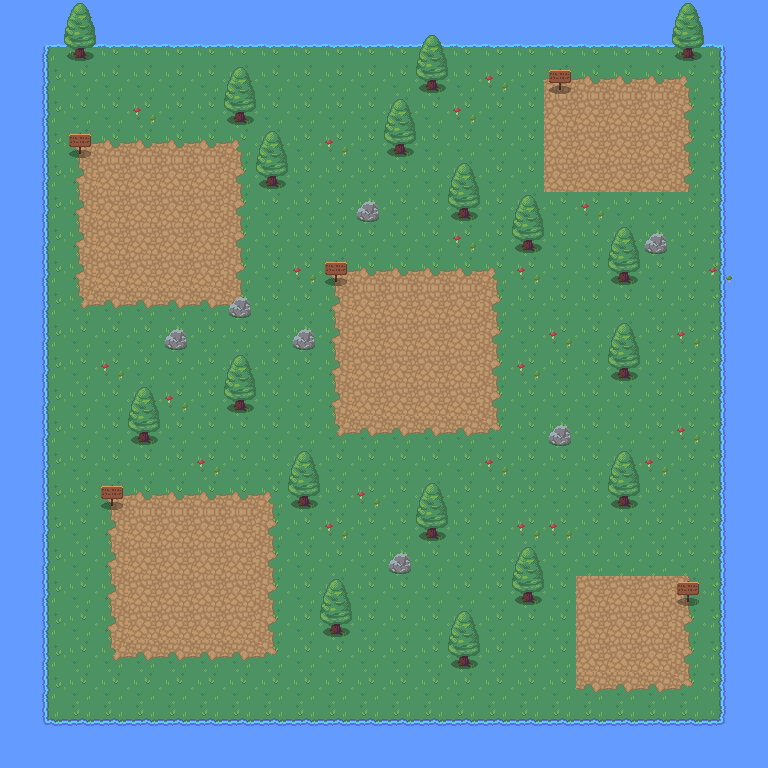

Tiled map render using the project's own tile images. Description and the whole map definition, tile-layer contents included, below:
An orthogonal 24x24 tile map with 32x32 px tiles, 3 tile layers (Tile Layer 1, Tile Layer 2, Tile Layer 3).

<map version="1.10" tiledversion="1.11.2" orientation="orthogonal" renderorder="right-down" width="24" height="24" tilewidth="32" tileheight="32" infinite="0" nextlayerid="4" nextobjectid="1">
 <tileset firstgid="1" source="Neture RPG Tileset.tsx" />
 <layer id="1" name="Tile Layer 1" width="24" height="24">
  <data encoding="csv">
41,41,41,41,41,41,41,41,41,41,41,41,41,41,41,41,41,41,41,41,41,41,41,41,
41,41,41,41,41,41,41,41,41,41,41,41,41,41,41,41,41,41,41,41,41,41,41,41,
41,41,41,41,41,41,41,41,41,41,41,41,41,41,41,41,41,41,41,41,41,41,41,41,
41,41,41,41,41,41,41,41,41,41,41,41,41,41,41,41,41,41,41,41,41,41,41,41,
41,41,41,41,41,41,41,41,41,41,41,41,41,41,41,41,41,41,41,41,41,41,41,41,
41,41,41,41,41,41,41,41,41,41,41,41,41,41,41,41,41,41,41,41,41,41,41,41,
41,41,41,41,41,41,41,41,41,41,41,41,41,41,41,41,41,41,41,41,41,41,41,41,
41,41,41,41,41,41,41,41,41,41,41,41,41,41,41,41,41,41,41,41,41,41,41,41,
41,41,41,41,41,41,41,41,41,41,41,41,41,41,41,41,41,41,41,41,41,41,41,41,
41,41,41,41,41,41,41,41,41,41,41,41,41,41,41,41,41,41,41,41,41,41,41,41,
41,41,41,41,41,41,41,41,41,41,41,41,41,41,41,41,41,41,41,41,41,41,41,41,
41,41,41,41,41,41,41,41,41,41,41,41,41,41,41,41,41,41,41,41,41,41,41,41,
41,41,41,41,41,41,41,41,41,41,41,41,41,41,41,41,41,41,41,41,41,41,41,41,
41,41,41,41,41,41,41,41,41,41,41,41,41,41,41,41,41,41,41,41,41,41,41,41,
41,41,41,41,41,41,41,41,41,41,41,41,41,41,41,41,41,41,41,41,41,41,41,41,
41,41,41,41,41,41,41,41,41,41,41,41,41,41,41,41,41,41,41,41,41,41,41,41,
41,41,41,41,41,41,41,41,41,41,41,41,41,41,41,41,41,41,41,41,41,41,41,41,
41,41,41,41,41,41,41,41,41,41,41,41,41,41,41,41,41,41,41,41,41,41,41,41,
41,41,41,41,41,41,41,41,41,41,41,41,41,41,41,41,41,41,41,41,41,41,41,41,
41,41,41,41,41,41,41,41,41,41,41,41,41,41,41,41,41,41,41,41,41,41,41,41,
41,41,41,41,41,41,41,41,41,41,41,41,41,41,41,41,41,41,41,41,41,41,41,41,
41,41,41,41,41,41,41,41,41,41,41,41,41,41,41,41,41,41,41,41,41,41,41,41,
41,41,41,41,41,41,41,41,41,41,41,41,41,41,41,41,41,41,41,41,41,41,41,41,
41,41,41,41,41,41,41,41,41,41,41,41,41,41,41,41,41,41,41,41,41,41,41,41
</data>
 </layer>
 <layer id="2" name="Tile Layer 2" width="24" height="24">
  <data encoding="csv">
42,42,42,42,42,42,42,42,42,42,42,42,42,42,42,42,42,42,42,42,42,42,42,42,
42,66,67,67,67,67,67,67,67,67,67,67,67,67,67,67,67,67,67,67,67,67,68,42,
42,86,0,0,0,0,0,0,0,0,0,0,0,0,0,0,0,127,127,127,127,128,88,42,
42,86,0,0,0,0,0,0,0,0,0,0,0,0,0,0,0,147,147,147,147,148,88,42,
42,86,126,127,127,127,127,128,0,0,0,0,0,0,0,0,0,147,147,147,147,148,88,42,
42,86,146,147,147,147,147,148,0,0,0,0,0,0,0,0,0,147,147,147,147,148,88,42,
42,86,146,147,147,147,147,148,0,0,0,0,0,0,0,0,0,0,0,0,0,0,88,42,
42,86,146,147,147,147,147,148,0,0,30,30,30,30,30,30,30,0,0,0,0,0,88,42,
42,86,146,147,147,147,147,148,0,0,126,127,127,127,127,128,0,0,0,0,0,0,88,42,
42,86,166,167,167,167,167,168,0,0,146,147,147,147,147,148,0,0,0,0,0,0,88,42,
42,86,0,0,0,0,0,0,0,0,146,147,147,147,147,148,0,0,0,0,0,0,88,42,
42,86,0,0,0,0,0,0,0,0,146,147,147,147,147,148,0,0,0,0,0,0,88,42,
42,86,0,0,0,0,0,0,0,0,146,147,147,147,147,148,0,0,0,0,0,0,88,42,
42,86,0,0,0,0,0,0,0,0,166,167,167,167,167,168,0,0,0,0,0,0,88,42,
42,86,0,0,0,0,0,0,0,0,30,30,30,30,30,30,30,0,0,0,0,0,88,42,
42,86,0,126,127,127,127,127,128,0,0,0,0,0,0,0,0,0,0,0,0,0,88,42,
42,86,0,146,147,147,147,147,148,0,0,0,0,0,0,0,0,0,0,0,0,0,88,42,
42,86,0,146,147,147,147,147,148,0,0,0,0,0,0,0,0,0,0,0,0,0,88,42,
42,86,0,146,147,147,147,147,148,0,0,0,0,0,0,0,0,0,147,147,147,148,88,42,
42,86,0,146,147,147,147,147,148,0,0,0,0,0,0,0,0,0,147,147,147,148,88,42,
42,86,0,166,167,167,167,167,168,0,0,0,0,0,0,0,0,0,147,147,147,148,88,42,
42,86,0,0,0,0,0,0,0,0,0,0,0,0,0,0,0,0,167,167,167,168,88,42,
42,106,107,107,107,107,107,107,107,107,107,107,107,107,107,107,107,107,107,107,107,107,108,42,
42,42,42,42,42,42,42,42,42,42,42,42,42,42,42,42,42,42,42,42,42,42,42,42
</data>
 </layer>
 <layer id="3" name="Tile Layer 3" width="24" height="24">
  <data encoding="csv">
0,0,1,0,0,0,0,0,0,0,0,0,0,0,0,0,0,0,0,0,0,1,0,0,
0,0,21,0,0,0,0,0,0,0,0,0,0,1,0,0,0,0,0,0,0,21,0,0,
0,0,0,0,0,0,0,1,0,0,0,0,0,21,0,24,0,3,0,0,0,0,0,0,
0,0,0,0,24,0,0,21,0,0,0,0,1,0,24,0,0,0,0,0,0,0,0,0,
0,0,3,0,0,0,0,0,1,0,24,0,21,0,0,0,0,0,0,0,0,0,0,0,
0,0,0,0,0,0,0,0,21,0,0,0,0,0,1,0,0,0,0,0,0,0,0,0,
0,0,0,0,0,0,0,0,0,0,0,23,0,0,21,0,1,0,24,0,0,0,0,0,
0,0,0,0,0,0,0,0,0,0,0,0,0,0,24,0,21,0,0,1,23,0,0,0,
0,0,0,0,0,0,0,0,0,24,3,0,0,0,0,0,24,0,0,21,0,0,24,0,
0,0,0,0,0,0,0,23,0,0,0,0,0,0,0,0,0,0,0,0,0,0,0,0,
0,0,0,0,0,23,0,0,0,23,0,0,0,0,0,0,0,24,0,1,0,24,0,0,
0,0,0,24,0,0,0,1,0,0,0,0,0,0,0,0,24,0,0,21,0,0,0,0,
0,0,0,0,1,24,0,21,0,0,0,0,0,0,0,0,0,0,0,0,0,0,0,0,
0,0,0,0,21,0,0,0,0,0,0,0,0,0,0,0,0,23,0,0,0,24,0,0,
0,0,0,0,0,0,24,0,0,1,0,0,0,0,0,24,0,0,0,1,24,0,0,0,
0,0,0,3,0,0,0,0,0,21,0,24,0,1,0,0,0,0,0,21,0,0,0,0,
0,0,0,0,0,0,0,0,0,0,24,0,0,21,0,0,24,24,0,0,0,0,0,0,
0,0,0,0,0,0,0,0,0,0,0,0,23,0,0,0,1,0,0,0,0,0,0,0,
0,0,0,0,0,0,0,0,0,0,1,0,0,0,0,0,21,0,0,0,0,3,0,0,
0,0,0,0,0,0,0,0,0,0,21,0,0,0,1,0,0,0,0,0,0,0,0,0,
0,0,0,0,0,0,0,0,0,0,0,0,0,0,21,0,0,0,0,0,0,0,0,0,
0,0,0,0,0,0,0,0,0,0,0,0,0,0,0,0,0,0,0,0,0,0,0,0,
0,0,0,0,0,0,0,0,0,0,0,0,0,0,0,0,0,0,0,0,0,0,0,0,
0,0,0,0,0,0,0,0,0,0,0,0,0,0,0,0,0,0,0,0,0,0,0,0
</data>
 </layer>
</map>
